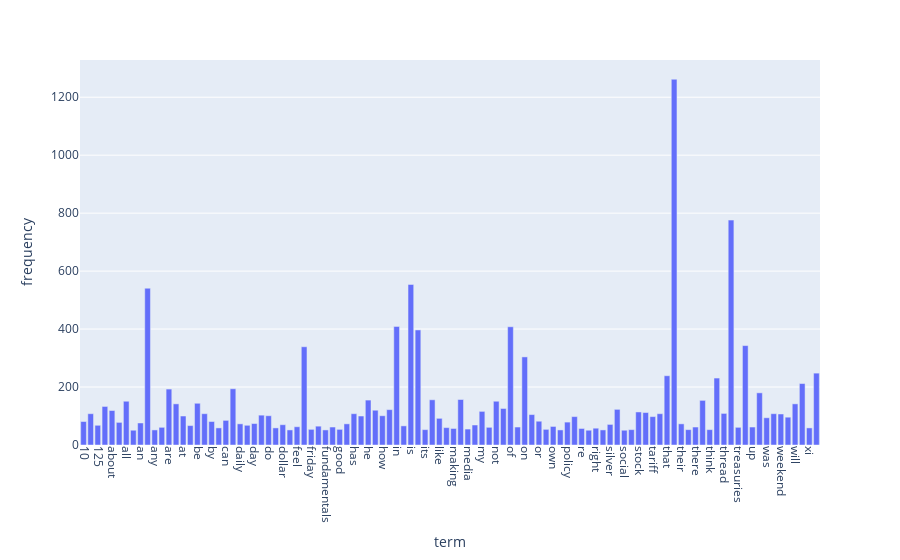

This figure's notebook cell:
### Markdown cell above
###  5.4.1 Transform Text Data

### Code cell
# 印出不同字詞的出現次數
import numpy as np

# 將不同文檔出現的次數加總
term_frequencies = np.asarray(X_counts.sum(axis=0))[0]

import plotly.express as px
# 建立 DataFrame
df = pd.DataFrame({
    'term': count_vect.get_feature_names_out(),
    'frequency': term_frequencies
})
# 篩選保留出現超過50次的字詞
df_filtered = df[df['frequency'] > 50]
# 印出篩選後的字詞數量
print(len(df_filtered))
fig = px.bar(df_filtered, x='term', y='frequency')
fig.update_xaxes(tickangle=90)
fig.show()

### Figure 1 — Plotly figure (JSON) as saved in the notebook; plotly's stock layout.template omitted (floating-point values rounded to 4 significant figures)
{"data": [{"hovertemplate": "term=%{x}<br>frequency=%{y}<extra></extra>", "legendgroup": "", "marker": {"color": "#636efa", "pattern": {"shape": ""}}, "name": "", "orientation": "v", "showlegend": false, "textposition": "auto", "type": "bar", "x": ["10", "11", "125", "2025", "about", "after", "all", "allies", "an", "and", "any", "april", "are", "as", "at", "back", "be", "but", "by", "call", "can", "china", "daily", "data", "day", "discussion", "do", "doing", "dollar", "even", "feel", "for", "friday", "from", "fundamentals", "going", "good", "goods", "has", "have", "he", "his", "how", "if", "in", "into", "is", "it", "its", "just", "like", "look", "making", "market", "media", "more", "my", "no", "not", "now", "of", "off", "on", "one", "or", "our", "own", "people", "policy", "president", "re", "really", "right", "should", "silver", "so", "social", "some", "stock", "stocks", "tariff", "tariffs", "that", "the", "their", "them", "there", "they", "think", "this", "thread", "to", "treasuries", "trump", "up", "us", "was", "we", "weekend", "what", "will", "with", "xi", "you"], "xaxis": "x", "y": [81, 108, 68, 133, 119, 78, 151, 51, 76, 541, 52, 61, 193, 142, 100, 67, 144, 108, 81, 59, 85, 194, 73, 68, 74, 103, 101, 59, 70, 52, 63, 339, 54, 65, 52, 62, 54, 73, 108, 100, 155, 120, 101, 122, 409, 66, 554, 397, 53, 156, 92, 60, 57, 157, 55, 69, 116, 61, 151, 126, 408, 62, 304, 105, 82, 54, 64, 52, 79, 98, 57, 51, 58, 52, 71, 123, 51, 53, 114, 112, 98, 108, 239, 1262, 73, 53, 62, 154, 53, 231, 109, 776, 61, 343, 62, 180, 94, 108, 107, 96, 142, 212, 59, 248], "yaxis": "y"}], "layout": {"barmode": "relative", "legend": {"tracegroupgap": 0}, "margin": {"t": 60}, "xaxis": {"anchor": "y", "domain": [0, 1], "tickangle": 90, "title": {"text": "term"}}, "yaxis": {"anchor": "x", "domain": [0, 1], "title": {"text": "frequency"}}}}
